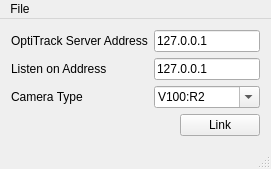
<?xml version="1.0" encoding="UTF-8"?>
<ui version="4.0">
 <class>MainWindow</class>
 <widget class="QMainWindow" name="MainWindow">
  <property name="geometry">
   <rect>
    <x>0</x>
    <y>0</y>
    <width>254</width>
    <height>165</height>
   </rect>
  </property>
  <property name="windowTitle">
   <string>OptiTrack-v1.4 Connector</string>
  </property>
  <widget class="QWidget" name="centralWidget">
   <layout class="QVBoxLayout" name="verticalLayout">
    <item>
     <layout class="QFormLayout" name="formLayout">
      <item row="0" column="0">
       <widget class="QLabel" name="label">
        <property name="text">
         <string>OptiTrack Server Address</string>
        </property>
       </widget>
      </item>
      <item row="0" column="1">
       <widget class="QLineEdit" name="serverAddress">
        <property name="minimumSize">
         <size>
          <width>106</width>
          <height>0</height>
         </size>
        </property>
        <property name="text">
         <string>127.0.0.1</string>
        </property>
       </widget>
      </item>
      <item row="1" column="0">
       <widget class="QLabel" name="label_2">
        <property name="text">
         <string>Listen on Address</string>
        </property>
       </widget>
      </item>
      <item row="1" column="1">
       <widget class="QLineEdit" name="listenAddress">
        <property name="minimumSize">
         <size>
          <width>106</width>
          <height>0</height>
         </size>
        </property>
        <property name="toolTip">
         <string>This is where the server should send its data back to -- use your local IP if this is on a different computer than the server (if you have multiple network cards, make sure that you use the correct IP).</string>
        </property>
        <property name="text">
         <string>127.0.0.1</string>
        </property>
       </widget>
      </item>
      <item row="2" column="0">
       <widget class="QLabel" name="label_3">
        <property name="text">
         <string>Camera Type</string>
        </property>
       </widget>
      </item>
      <item row="2" column="1">
       <widget class="QComboBox" name="cameraType">
        <property name="editable">
         <bool>true</bool>
        </property>
        <item>
         <property name="text">
          <string>V100:R2</string>
         </property>
        </item>
        <item>
         <property name="text">
          <string>V120:Duo</string>
         </property>
        </item>
        <item>
         <property name="text">
          <string>V120:Trio</string>
         </property>
        </item>
        <item>
         <property name="text">
          <string>V120:SLIM</string>
         </property>
        </item>
        <item>
         <property name="text">
          <string>Flex 13</string>
         </property>
        </item>
        <item>
         <property name="text">
          <string>S250e</string>
         </property>
        </item>
       </widget>
      </item>
     </layout>
    </item>
    <item>
     <spacer name="verticalSpacer">
      <property name="orientation">
       <enum>Qt::Vertical</enum>
      </property>
      <property name="sizeHint" stdset="0">
       <size>
        <width>20</width>
        <height>0</height>
       </size>
      </property>
     </spacer>
    </item>
    <item>
     <layout class="QHBoxLayout" name="horizontalLayout">
      <item>
       <spacer name="horizontalSpacer">
        <property name="orientation">
         <enum>Qt::Horizontal</enum>
        </property>
        <property name="sizeHint" stdset="0">
         <size>
          <width>40</width>
          <height>20</height>
         </size>
        </property>
       </spacer>
      </item>
      <item>
       <widget class="QPushButton" name="linkButton">
        <property name="text">
         <string>Link</string>
        </property>
       </widget>
      </item>
     </layout>
    </item>
   </layout>
  </widget>
  <widget class="QMenuBar" name="menuBar">
   <property name="geometry">
    <rect>
     <x>0</x>
     <y>0</y>
     <width>254</width>
     <height>18</height>
    </rect>
   </property>
   <widget class="QMenu" name="menuFile">
    <property name="title">
     <string>File</string>
    </property>
    <addaction name="actionLoad_Configuration"/>
    <addaction name="action_Save_Configuration"/>
    <addaction name="separator"/>
    <addaction name="action_Quit"/>
   </widget>
   <addaction name="menuFile"/>
  </widget>
  <widget class="QStatusBar" name="statusBar"/>
  <action name="actionLoad_Configuration">
   <property name="text">
    <string>&amp;Load Configuration...</string>
   </property>
  </action>
  <action name="action_Save_Configuration">
   <property name="text">
    <string>&amp;Save Configuration...</string>
   </property>
  </action>
  <action name="action_Quit">
   <property name="text">
    <string>&amp;Quit</string>
   </property>
  </action>
 </widget>
 <layoutdefault spacing="6" margin="11"/>
 <resources/>
 <connections/>
</ui>
